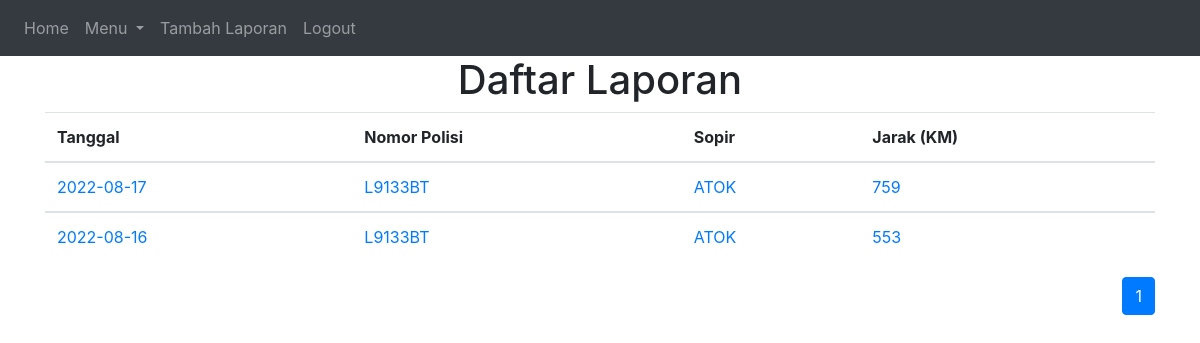
The page /spoir/ATOK (signed in) on the database its author committed.
### website/models.py (models this page shows)
class Laporan(db.Model):
    id = db.Column(db.Integer, primary_key=True)
    tanggal = db.Column(db.Date())
    nopol = db.Column(db.String(100))
    sopir = db.Column(db.String(100))
    tujuan = db.Column(db.String(500))
    km_awal = db.Column(db.Integer)
    km_isi = db.Column(db.Integer)
    solar_awal = db.Column(db.Float)
    tujuan = db.Column(db.String(500))
    e_toll = db.Column(db.Integer)
    username = db.Column(db.String(150), db.ForeignKey('user.username'))

### website/views.py (the view)
@views.route('/spoir/<sopir>', methods=['GET'])
@login_required
def laporan_sopir(sopir):
    page = request.args.get('page', 1, type=int)
    list_laporan = Laporan.query.filter(Laporan.sopir==sopir).order_by(desc(Laporan.tanggal)).paginate(page = page, per_page=20)
    return render_template("home.html", user=current_user, laporan=list_laporan)

### website/__init__.py (called while the page is built)
def create_app():
    app = Flask(__name__)
    app.config['SECRET_KEY'] = '123123'
    app.config['SQLALCHEMY_DATABASE_URI'] = f'sqlite:///{DB_NAME}'
    app.config['MAX_CONTENT_LENGTH'] = 16 * 1024 * 1024
    db.init_app(app)
    from .views import views
    from .auth import auth
    app.register_blueprint(views, url_prefix='/')
    app.register_blueprint(auth, url_prefix='/')
    from .models import User, Laporan
    create_database(app)
    login_manager = LoginManager()
    login_manager.login_view = 'auth.login'
    login_manager.init_app(app)
    @login_manager.user_loader
    def load_user(id):
        return User.query.get(int(id))
    return app

### website/templates/home.html (shortened to what this page needs)
{% extends "base.html" %} {% block title %}App Laporan Truk{% endblock %}
    {% block content %}
    <h1 align="center">Daftar Laporan</h1>
    <ul class="list-group list-group-flush" id="aktivitas">
      <table class="table table-striped-columns">
        <thead>
          <tr>
            <th scope="col">Tanggal</th>
            <th scope="col">Nomor Polisi</th>
            <th scope="col">Sopir</th>
            <th scope="col">Jarak (KM)</th>
          </tr>
        </thead>
      {% for list in laporan.items %}
        <tbody>
          <tr>
            <td><a href="{{ url_for('views.laporan', id=list.id) }}" class="link-dark">{{ list.tanggal }}</a></td>
            <td><a href="{{ url_for('views.laporan', id=list.id) }}" class="link-dark">{{ list.nopol }}</a></td>
            <td><a href="{{ url_for('views.laporan', id=list.id) }}" class="link-dark">{{ list.sopir }}</a></td>
            <td><a href="{{ url_for('views.laporan', id=list.id) }}" class="link-dark">{{ list.km_isi-list.km_awal }}</a></td>
          </tr>
        </tbody>
      {% endfor %}
      </table>
      <nav aria-label="Page navigation example">
        <ul class="pagination justify-content-end">
          {% for page_num in laporan.iter_pages(left_edge=1, right_edge=1, left_current=1, right_current=2) %}
            {% if page_num %}
              {% if laporan.page == page_num %}
              <li class="page-item active"><a class="page-link" href="{{ url_for('views.home', page=page_num) }}">{{ page_num }}</a></li>
              {% else %}
              <li class="page-item"><a class="page-link" href="{{ url_for('views.home', page=page_num) }}">{{ page_num }}</a></li>
              {% endif %}
              {% else %}
              <li class="page-item"><a class="page-link" href="{{ url_for('views.home', page=page_num) }}">...</a></li>
            {% endif %}
          {% endfor %}
        </ul>
      </nav>
    {% endblock %}

### rows shown on the page
Laporan: tanggal "2022-08-17", nopol "L9133BT", sopir "ATOK", list.km_isi-list.km_awal "759"
Laporan: tanggal "2022-08-16", nopol "L9133BT", sopir "ATOK", list.km_isi-list.km_awal "553"

### other values the page prints
{{ page_num }} "1"
